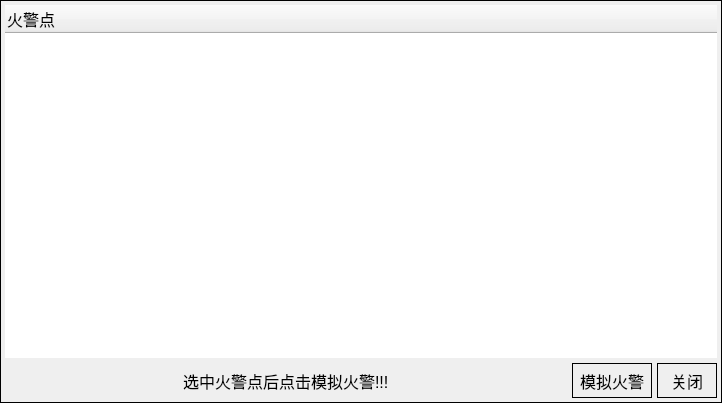
<?xml version="1.0" encoding="UTF-8"?>
<ui version="4.0">
 <class>dlgHandFireView</class>
 <widget class="QDialog" name="dlgHandFireView">
  <property name="geometry">
   <rect>
    <x>0</x>
    <y>0</y>
    <width>722</width>
    <height>403</height>
   </rect>
  </property>
  <property name="sizePolicy">
   <sizepolicy hsizetype="Fixed" vsizetype="Fixed">
    <horstretch>0</horstretch>
    <verstretch>0</verstretch>
   </sizepolicy>
  </property>
  <property name="minimumSize">
   <size>
    <width>0</width>
    <height>0</height>
   </size>
  </property>
  <property name="maximumSize">
   <size>
    <width>16777215</width>
    <height>16777215</height>
   </size>
  </property>
  <property name="font">
   <font>
    <pointsize>12</pointsize>
   </font>
  </property>
  <property name="windowTitle">
   <string>Dialog</string>
  </property>
  <property name="styleSheet">
   <string notr="true">border: 1px solid black; </string>
  </property>
  <property name="inputMethodHints">
   <set>Qt::ImhNone</set>
  </property>
  <layout class="QVBoxLayout" name="verticalLayout">
   <property name="spacing">
    <number>5</number>
   </property>
   <property name="margin">
    <number>5</number>
   </property>
   <item>
    <widget class="QTreeWidget" name="treeWidget">
     <property name="font">
      <font>
       <pointsize>12</pointsize>
      </font>
     </property>
     <property name="styleSheet">
      <string notr="true">border: 0px solid black; </string>
     </property>
     <column>
      <property name="text">
       <string>火警点</string>
      </property>
      <property name="font">
       <font>
        <pointsize>12</pointsize>
       </font>
      </property>
     </column>
    </widget>
   </item>
   <item>
    <layout class="QHBoxLayout" name="horizontalLayout">
     <item>
      <spacer name="horizontalSpacer_2">
       <property name="orientation">
        <enum>Qt::Horizontal</enum>
       </property>
       <property name="sizeHint" stdset="0">
        <size>
         <width>40</width>
         <height>20</height>
        </size>
       </property>
      </spacer>
     </item>
     <item>
      <widget class="QLabel" name="label">
       <property name="font">
        <font>
         <pointsize>12</pointsize>
        </font>
       </property>
       <property name="styleSheet">
        <string notr="true">border: 0px solid black;</string>
       </property>
       <property name="text">
        <string>选中火警点后点击模拟火警!!!</string>
       </property>
      </widget>
     </item>
     <item>
      <spacer name="horizontalSpacer">
       <property name="orientation">
        <enum>Qt::Horizontal</enum>
       </property>
       <property name="sizeHint" stdset="0">
        <size>
         <width>40</width>
         <height>20</height>
        </size>
       </property>
      </spacer>
     </item>
     <item>
      <widget class="QPushButton" name="pushButton_fire">
       <property name="minimumSize">
        <size>
         <width>80</width>
         <height>35</height>
        </size>
       </property>
       <property name="font">
        <font>
         <pointsize>12</pointsize>
        </font>
       </property>
       <property name="text">
        <string>模拟火警</string>
       </property>
       <property name="checkable">
        <bool>false</bool>
       </property>
      </widget>
     </item>
     <item>
      <widget class="QPushButton" name="pushButton_close">
       <property name="minimumSize">
        <size>
         <width>60</width>
         <height>35</height>
        </size>
       </property>
       <property name="text">
        <string>关闭</string>
       </property>
      </widget>
     </item>
    </layout>
   </item>
  </layout>
 </widget>
 <resources/>
 <connections/>
</ui>
